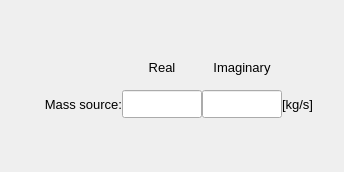
        <widget class="QWidget" name="tab_constant_data">
         <attribute name="title">
          <string>Constant data</string>
         </attribute>
         <layout class="QGridLayout" name="gridLayout_12">
          <property name="leftMargin">
           <number>2</number>
          </property>
          <property name="topMargin">
           <number>6</number>
          </property>
          <property name="rightMargin">
           <number>2</number>
          </property>
          <property name="bottomMargin">
           <number>6</number>
          </property>
          <property name="spacing">
           <number>2</number>
          </property>
          <item row="1" column="0">
           <widget class="QFrame" name="frame_8">
            <property name="minimumSize">
             <size>
              <width>340</width>
              <height>80</height>
             </size>
            </property>
            <property name="maximumSize">
             <size>
              <width>400</width>
              <height>160</height>
             </size>
            </property>
            <property name="font">
             <font>
              <pointsize>10</pointsize>
             </font>
            </property>
            <property name="frameShape">
             <enum>QFrame::NoFrame</enum>
            </property>
            <property name="frameShadow">
             <enum>QFrame::Raised</enum>
            </property>
            <layout class="QGridLayout" name="gridLayout">
             <property name="leftMargin">
              <number>0</number>
             </property>
             <property name="topMargin">
              <number>0</number>
             </property>
             <property name="rightMargin">
              <number>0</number>
             </property>
             <property name="bottomMargin">
              <number>0</number>
             </property>
             <property name="horizontalSpacing">
              <number>0</number>
             </property>
             <property name="verticalSpacing">
              <number>2</number>
             </property>
             <item row="1" column="2">
              <widget class="QLineEdit" name="lineEdit_imag_value">
               <property name="minimumSize">
                <size>
                 <width>80</width>
                 <height>28</height>
                </size>
               </property>
               <property name="maximumSize">
                <size>
                 <width>80</width>
                 <height>28</height>
                </size>
               </property>
               <property name="font">
                <font>
                 <family>MS Shell Dlg 2</family>
                 <pointsize>10</pointsize>
                 <weight>50</weight>
                 <italic>false</italic>
                 <bold>false</bold>
                </font>
               </property>
               <property name="styleSheet">
                <string notr="true"/>
               </property>
               <property name="alignment">
                <set>Qt::AlignCenter</set>
               </property>
              </widget>
             </item>
             <item row="1" column="3">
              <widget class="QLabel" name="label_mass_source_unit">
               <property name="minimumSize">
                <size>
                 <width>60</width>
                 <height>28</height>
                </size>
               </property>
               <property name="maximumSize">
                <size>
                 <width>60</width>
                 <height>28</height>
                </size>
               </property>
               <property name="font">
                <font>
                 <family>MS Shell Dlg 2</family>
                 <pointsize>10</pointsize>
                 <weight>50</weight>
                 <italic>false</italic>
                 <bold>false</bold>
                </font>
               </property>
               <property name="text">
                <string>[kg/s]</string>
               </property>
               <property name="alignment">
                <set>Qt::AlignLeading|Qt::AlignLeft|Qt::AlignVCenter</set>
               </property>
              </widget>
             </item>
             <item row="1" column="0">
              <widget class="QLabel" name="label_18">
               <property name="minimumSize">
                <size>
                 <width>120</width>
                 <height>28</height>
                </size>
               </property>
               <property name="maximumSize">
                <size>
                 <width>120</width>
                 <height>28</height>
                </size>
               </property>
               <property name="font">
                <font>
                 <family>MS Shell Dlg 2</family>
                 <pointsize>10</pointsize>
                 <weight>50</weight>
                 <italic>false</italic>
                 <bold>false</bold>
                </font>
               </property>
               <property name="text">
                <string>Mass source:</string>
               </property>
               <property name="alignment">
                <set>Qt::AlignRight|Qt::AlignTrailing|Qt::AlignVCenter</set>
               </property>
              </widget>
             </item>
             <item row="0" column="1">
              <widget class="QLabel" name="label_4">
               <property name="minimumSize">
                <size>
                 <width>80</width>
                 <height>26</height>
                </size>
               </property>
               <property name="maximumSize">
                <size>
                 <width>80</width>
                 <height>26</height>
                </size>
               </property>
               <property name="font">
                <font>
                 <family>MS Shell Dlg 2</family>
                 <pointsize>10</pointsize>
                 <weight>50</weight>
                 <italic>false</italic>
                 <bold>false</bold>
                </font>
               </property>
               <property name="text">
                <string>Real</string>
               </property>
               <property name="alignment">
                <set>Qt::AlignCenter</set>
               </property>
              </widget>
             </item>
             <item row="0" column="2">
              <widget class="QLabel" name="label_20">
               <property name="minimumSize">
                <size>
                 <width>80</width>
                 <height>26</height>
                </size>
               </property>
               <property name="maximumSize">
                <size>
                 <width>80</width>
                 <height>26</height>
                </size>
               </property>
               <property name="font">
                <font>
                 <family>MS Shell Dlg 2</family>
                 <pointsize>10</pointsize>
                 <weight>50</weight>
                 <italic>false</italic>
                 <bold>false</bold>
                </font>
               </property>
               <property name="text">
                <string>Imaginary</string>
               </property>
               <property name="alignment">
                <set>Qt::AlignCenter</set>
               </property>
              </widget>
             </item>
             <item row="1" column="1">
              <widget class="QLineEdit" name="lineEdit_real_value">
               <property name="minimumSize">
                <size>
                 <width>80</width>
                 <height>28</height>
                </size>
               </property>
               <property name="maximumSize">
                <size>
                 <width>80</width>
                 <height>28</height>
                </size>
               </property>
               <property name="font">
                <font>
                 <family>MS Shell Dlg 2</family>
                 <pointsize>10</pointsize>
                 <weight>50</weight>
                 <italic>false</italic>
                 <bold>false</bold>
                </font>
               </property>
               <property name="styleSheet">
                <string notr="true"/>
               </property>
               <property name="alignment">
                <set>Qt::AlignCenter</set>
               </property>
              </widget>
             </item>
            </layout>
           </widget>
          </item>
          <item row="0" column="0">
           <spacer name="verticalSpacer">
            <property name="orientation">
             <enum>Qt::Vertical</enum>
            </property>
            <property name="sizeHint" stdset="0">
             <size>
              <width>20</width>
              <height>40</height>
             </size>
            </property>
           </spacer>
          </item>
          <item row="2" column="0">
           <spacer name="verticalSpacer_2">
            <property name="orientation">
             <enum>Qt::Vertical</enum>
            </property>
            <property name="sizeHint" stdset="0">
             <size>
              <width>20</width>
              <height>40</height>
             </size>
            </property>
           </spacer>
          </item>
         </layout>
        </widget>
